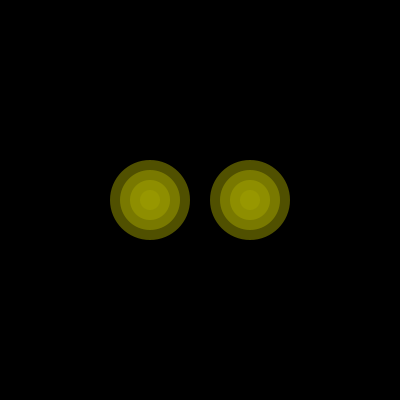
Frame 1 (no input)
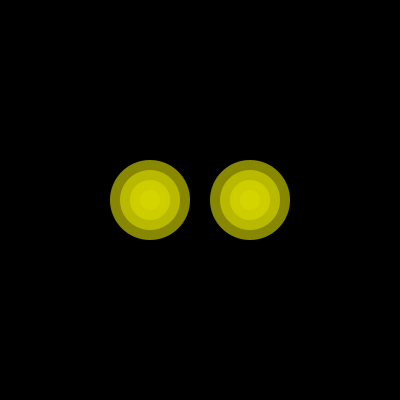
Frame 2 (the mouse pressed at the canvas centre, redrawn once)

The Processing sketch that drew these frames (run headless with seeded random() and noise(); the mouse was pressed at the canvas centre and the sketch redrawn once):

// Processing sketch: function01
// ── function01.pde
void setup() {
  noStroke();
  smooth();
  background(0);
  noLoop();
  size(400, 400);
  colorMode(RGB, 255);
}

void draw() {  
  drawCircles(150, 200);
  drawCircles(250, 200);
}

void drawCircles(int x, int y) {
  
  pushMatrix();
  translate(x, y);
  for (int i = 0; i < 5; i++) {
    fill(255, 255, 0, i * 20);
    ellipse(0, 0, i * 20, i * 20);
  }  
  popMatrix();
}
